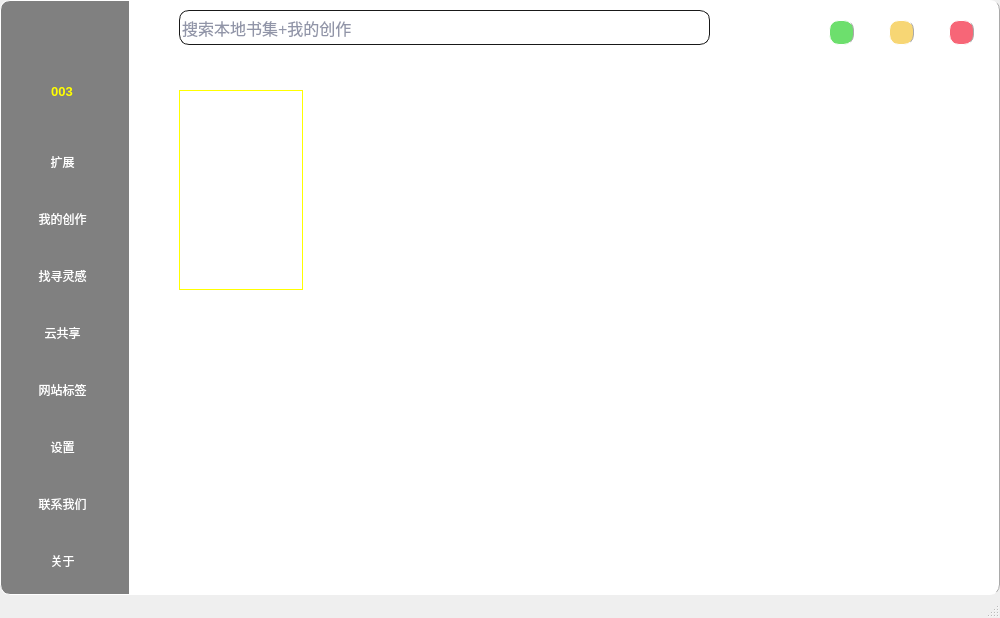
<?xml version="1.0" encoding="UTF-8"?>
<ui version="4.0">
 <class>MainWindow</class>
 <widget class="QMainWindow" name="MainWindow">
  <property name="geometry">
   <rect>
    <x>0</x>
    <y>0</y>
    <width>1000</width>
    <height>618</height>
   </rect>
  </property>
  <property name="minimumSize">
   <size>
    <width>1000</width>
    <height>618</height>
   </size>
  </property>
  <property name="maximumSize">
   <size>
    <width>1000</width>
    <height>618</height>
   </size>
  </property>
  <property name="windowTitle">
   <string>MainWindow</string>
  </property>
  <property name="windowOpacity">
   <double>1.000000000000000</double>
  </property>
  <property name="styleSheet">
   <string notr="true">QMainWindow{
	

	
}</string>
  </property>
  <property name="animated">
   <bool>true</bool>
  </property>
  <property name="documentMode">
   <bool>false</bool>
  </property>
  <property name="dockNestingEnabled">
   <bool>false</bool>
  </property>
  <property name="unifiedTitleAndToolBarOnMac">
   <bool>false</bool>
  </property>
  <widget class="QWidget" name="centralwidget">
   <widget class="QWidget" name="Left_widget" native="true">
    <property name="geometry">
     <rect>
      <x>0</x>
      <y>0</y>
      <width>129</width>
      <height>595</height>
     </rect>
    </property>
    <property name="maximumSize">
     <size>
      <width>1000</width>
      <height>618</height>
     </size>
    </property>
    <property name="styleSheet">
     <string notr="true">QWidget{
        color:#232C51;
        background:gray;
        border-top:1px solid darkGray;
        border-bottom:1px solid darkGray;
       
    }
QWidget{
    background:gray;
    border-top:1px solid white;
    border-bottom:1px solid white;
    border-left:1px solid white;
    border-top-left-radius:10px;
    border-bottom-left-radius:10px;
}</string>
    </property>
    <widget class="QPushButton" name="pushButton_ID">
     <property name="geometry">
      <rect>
       <x>2</x>
       <y>80</y>
       <width>120</width>
       <height>23</height>
      </rect>
     </property>
     <property name="font">
      <font>
       <family>Arial</family>
       <pointsize>10</pointsize>
       <weight>75</weight>
       <bold>true</bold>
      </font>
     </property>
     <property name="styleSheet">
      <string notr="true">
color:yellow;
border:none

</string>
     </property>
     <property name="text">
      <string>003</string>
     </property>
    </widget>
    <widget class="QPushButton" name="pushButton_WebLabel">
     <property name="geometry">
      <rect>
       <x>2</x>
       <y>370</y>
       <width>126</width>
       <height>40</height>
      </rect>
     </property>
     <property name="font">
      <font>
       <pointsize>-1</pointsize>
      </font>
     </property>
     <property name="styleSheet">
      <string notr="true">QPushButton{
        border:none;
        color:white;
        font-size:12px;
        height:40px;
        padding-left:5px;
        padding-right:10px;
       
    }
    QPushButton:hover{
        color:black;
        border:1px solid #F3F3F5;
        border-radius:10px;
        background:LightGray;
    }</string>
     </property>
     <property name="text">
      <string>网站标签</string>
     </property>
     <property name="icon">
      <iconset>
       <normaloff>标签.png</normaloff>标签.png</iconset>
     </property>
    </widget>
    <widget class="QPushButton" name="pushButton_YunGongXiang">
     <property name="geometry">
      <rect>
       <x>2</x>
       <y>313</y>
       <width>126</width>
       <height>40</height>
      </rect>
     </property>
     <property name="font">
      <font>
       <pointsize>-1</pointsize>
      </font>
     </property>
     <property name="styleSheet">
      <string notr="true">QPushButton{
        border:none;
        color:white;
        font-size:12px;
        height:40px;
        padding-left:5px;
        padding-right:10px;
       
    }
    QPushButton:hover{
        color:black;
        border:1px solid #F3F3F5;
        border-radius:10px;
        background:LightGray;
    }</string>
     </property>
     <property name="text">
      <string>云共享</string>
     </property>
     <property name="icon">
      <iconset>
       <normaloff>共享_常规.png</normaloff>共享_常规.png</iconset>
     </property>
    </widget>
    <widget class="QPushButton" name="pushButton_Setting">
     <property name="geometry">
      <rect>
       <x>2</x>
       <y>427</y>
       <width>126</width>
       <height>40</height>
      </rect>
     </property>
     <property name="font">
      <font>
       <pointsize>-1</pointsize>
      </font>
     </property>
     <property name="styleSheet">
      <string notr="true">QPushButton{
        border:none;
        color:white;
        font-size:12px;
        height:40px;
        padding-left:5px;
        padding-right:10px;
       
    }
    QPushButton:hover{
        color:black;
        border:1px solid #F3F3F5;
        border-radius:10px;
        background:LightGray;
    }</string>
     </property>
     <property name="text">
      <string>设置</string>
     </property>
     <property name="icon">
      <iconset>
       <normaloff>设置.png</normaloff>设置.png</iconset>
     </property>
    </widget>
    <widget class="QPushButton" name="pushButton_CallUs">
     <property name="geometry">
      <rect>
       <x>2</x>
       <y>484</y>
       <width>126</width>
       <height>40</height>
      </rect>
     </property>
     <property name="font">
      <font>
       <pointsize>-1</pointsize>
      </font>
     </property>
     <property name="styleSheet">
      <string notr="true">QPushButton{
        border:none;
        color:white;
        font-size:12px;
        height:40px;
        padding-left:5px;
        padding-right:10px;
       
    }
    QPushButton:hover{
        color:black;
        border:1px solid #F3F3F5;
        border-radius:10px;
        background:LightGray;
    }</string>
     </property>
     <property name="text">
      <string>联系我们</string>
     </property>
     <property name="icon">
      <iconset>
       <normaloff>客服.png</normaloff>客服.png</iconset>
     </property>
    </widget>
    <widget class="QPushButton" name="pushButton_About">
     <property name="geometry">
      <rect>
       <x>2</x>
       <y>541</y>
       <width>126</width>
       <height>40</height>
      </rect>
     </property>
     <property name="font">
      <font>
       <pointsize>-1</pointsize>
      </font>
     </property>
     <property name="styleSheet">
      <string notr="true">
QPushButton{
        border:none;
        color:white;
        font-size:12px;
        height:40px;
        padding-left:5px;
        padding-right:10px;
       
    }
    QPushButton:hover{
        color:black;
        border:1px solid #F3F3F5;
        border-radius:10px;
        background:LightGray;
    }</string>
     </property>
     <property name="text">
      <string>关于</string>
     </property>
     <property name="icon">
      <iconset>
       <normaloff>关于.png</normaloff>关于.png</iconset>
     </property>
    </widget>
    <widget class="QPushButton" name="pushButton_KuoZhan">
     <property name="geometry">
      <rect>
       <x>2</x>
       <y>142</y>
       <width>126</width>
       <height>40</height>
      </rect>
     </property>
     <property name="font">
      <font>
       <pointsize>-1</pointsize>
      </font>
     </property>
     <property name="styleSheet">
      <string notr="true">QPushButton{
        border:none;
        color:white;
        font-size:12px;
        height:40px;
        padding-left:5px;
        padding-right:10px;
       
    }
    QPushButton:hover{
        color:black;
        border:1px solid #F3F3F5;
        border-radius:10px;
        background:LightGray;
    }</string>
     </property>
     <property name="text">
      <string>扩展</string>
     </property>
     <property name="icon">
      <iconset>
       <normaloff>添加.png</normaloff>添加.png</iconset>
     </property>
    </widget>
    <widget class="QPushButton" name="pushButton_WoDeChuangZuo">
     <property name="geometry">
      <rect>
       <x>2</x>
       <y>199</y>
       <width>126</width>
       <height>40</height>
      </rect>
     </property>
     <property name="minimumSize">
      <size>
       <width>0</width>
       <height>0</height>
      </size>
     </property>
     <property name="font">
      <font>
       <pointsize>-1</pointsize>
      </font>
     </property>
     <property name="styleSheet">
      <string notr="true">
QPushButton{
        border:none;
        color:white;
        font-size:12px;
        height:40px;
        padding-left:5px;
        padding-right:10px;
       
    }
    QPushButton:hover{
        color:black;
        border:1px solid #F3F3F5;
        border-radius:10px;
        background:LightGray;
    }</string>
     </property>
     <property name="text">
      <string>我的创作</string>
     </property>
     <property name="icon">
      <iconset>
       <normaloff>我的 (1).png</normaloff>我的 (1).png</iconset>
     </property>
    </widget>
    <widget class="QPushButton" name="pushButton_XuunZhaoLingGan">
     <property name="geometry">
      <rect>
       <x>2</x>
       <y>256</y>
       <width>126</width>
       <height>40</height>
      </rect>
     </property>
     <property name="font">
      <font>
       <pointsize>-1</pointsize>
      </font>
     </property>
     <property name="styleSheet">
      <string notr="true">QPushButton{
        border:none;
        color:white;
        font-size:12px;
        height:40px;
        padding-left:5px;
        padding-right:10px;
       
    }
    QPushButton:hover{
        color:black;
        border:1px solid #F3F3F5;
        border-radius:10px;
        background:LightGray;
    }</string>
     </property>
     <property name="text">
      <string>找寻灵感</string>
     </property>
     <property name="icon">
      <iconset>
       <normaloff>灵感.png</normaloff>灵感.png</iconset>
     </property>
    </widget>
   </widget>
   <widget class="QWidget" name="widget" native="true">
    <property name="geometry">
     <rect>
      <x>129</x>
      <y>0</y>
      <width>871</width>
      <height>595</height>
     </rect>
    </property>
    <property name="styleSheet">
     <string notr="true">QWidget{
        color:#232C51;
        background:gray;
        border-top:1px solid darkGray;
        border-bottom:1px solid darkGray;
        border-right:1px solid darkGray;
        border-top-right-radius:10px;
        border-bottom-right-radius:10px;
    }
QWidget{
    background:white;
    border-top:1px solid white;
    border-bottom:1px solid white;
    border-left:1px solid white;
}</string>
    </property>
    <widget class="QLineEdit" name="lineEdit_Seek">
     <property name="geometry">
      <rect>
       <x>50</x>
       <y>10</y>
       <width>531</width>
       <height>35</height>
      </rect>
     </property>
     <property name="font">
      <font>
       <family>Arial</family>
       <pointsize>12</pointsize>
      </font>
     </property>
     <property name="styleSheet">
      <string notr="true">QLineEdit{
	border-color: rgb(25, 25, 25);
border-radius:10px;
}</string>
     </property>
     <property name="text">
      <string/>
     </property>
     <property name="placeholderText">
      <string>搜索本地书集+我的创作</string>
     </property>
    </widget>
    <widget class="QLabel" name="label_6">
     <property name="geometry">
      <rect>
       <x>10</x>
       <y>12</y>
       <width>30</width>
       <height>30</height>
      </rect>
     </property>
     <property name="font">
      <font>
       <family>楷体</family>
       <pointsize>12</pointsize>
       <weight>50</weight>
       <bold>false</bold>
      </font>
     </property>
     <property name="styleSheet">
      <string notr="true">QLabel{

border:none

}</string>
     </property>
     <property name="text">
      <string/>
     </property>
     <property name="pixmap">
      <pixmap>搜索.png</pixmap>
     </property>
     <property name="scaledContents">
      <bool>true</bool>
     </property>
    </widget>
    <widget class="QPushButton" name="pushButton_Close">
     <property name="geometry">
      <rect>
       <x>820</x>
       <y>20</y>
       <width>25</width>
       <height>25</height>
      </rect>
     </property>
     <property name="maximumSize">
      <size>
       <width>25</width>
       <height>25</height>
      </size>
     </property>
     <property name="toolTip">
      <string>关闭</string>
     </property>
     <property name="styleSheet">
      <string notr="true">QPushButton{

background:#F76677;

border-radius:10px;


}</string>
     </property>
     <property name="text">
      <string/>
     </property>
    </widget>
    <widget class="QPushButton" name="pushButton_Min">
     <property name="geometry">
      <rect>
       <x>700</x>
       <y>20</y>
       <width>25</width>
       <height>25</height>
      </rect>
     </property>
     <property name="maximumSize">
      <size>
       <width>25</width>
       <height>25</height>
      </size>
     </property>
     <property name="toolTip">
      <string>最小化</string>
     </property>
     <property name="statusTip">
      <string/>
     </property>
     <property name="styleSheet">
      <string notr="true">QPushButton{

background:#6DDF6D;

border-radius:10px;

}</string>
     </property>
     <property name="text">
      <string/>
     </property>
    </widget>
    <widget class="QPushButton" name="pushButton_Break">
     <property name="geometry">
      <rect>
       <x>760</x>
       <y>20</y>
       <width>25</width>
       <height>25</height>
      </rect>
     </property>
     <property name="maximumSize">
      <size>
       <width>25</width>
       <height>25</height>
      </size>
     </property>
     <property name="toolTip">
      <string>休眠</string>
     </property>
     <property name="styleSheet">
      <string notr="true">QPushButton{

background:#F7D674;

border-radius:10px;

}</string>
     </property>
     <property name="text">
      <string/>
     </property>
    </widget>
    <widget class="QLabel" name="label_2">
     <property name="geometry">
      <rect>
       <x>50</x>
       <y>90</y>
       <width>124</width>
       <height>200</height>
      </rect>
     </property>
     <property name="styleSheet">
      <string notr="true">QLabel{

border-color:#ffff00;

border-radius:0px;
       
}
   QLabel:hover{
        border:5px solid blue;
        border-radius:0px;
        background:LightGray;
    }</string>
     </property>
     <property name="text">
      <string/>
     </property>
     <property name="pixmap">
      <pixmap>C:/Users/Administrator/Desktop/书封/1597316318(1).png</pixmap>
     </property>
     <property name="scaledContents">
      <bool>true</bool>
     </property>
    </widget>
   </widget>
  </widget>
  <widget class="QStatusBar" name="statusbar"/>
 </widget>
 <resources/>
 <connections>
  <connection>
   <sender>pushButton_Close</sender>
   <signal>clicked()</signal>
   <receiver>MainWindow</receiver>
   <slot>close()</slot>
   <hints>
    <hint type="sourcelabel">
     <x>954</x>
     <y>35</y>
    </hint>
    <hint type="destinationlabel">
     <x>499</x>
     <y>308</y>
    </hint>
   </hints>
  </connection>
  <connection>
   <sender>pushButton_Min</sender>
   <signal>clicked()</signal>
   <receiver>MainWindow</receiver>
   <slot>showMinimized()</slot>
   <hints>
    <hint type="sourcelabel">
     <x>852</x>
     <y>35</y>
    </hint>
    <hint type="destinationlabel">
     <x>499</x>
     <y>308</y>
    </hint>
   </hints>
  </connection>
 </connections>
</ui>
